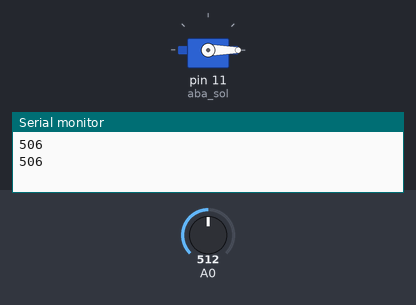
The sketch below on a simulated Arduino Uno, built with avr-gcc and run on an emulated ATmega328P. Parts: servo, the last lines printed to the serial monitor. The inputs (shaded band) are chosen by the test bench; at power-on: A0 = 512.

Above: at 3.8 s.
3.9 s: A0 set to 663
7.8 s: A0 set to 687
At 9.6 s:
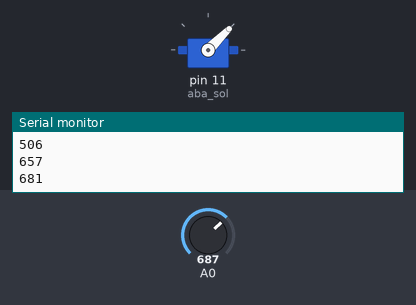
11.7 s: A0 set to 511
At 13.1 s:
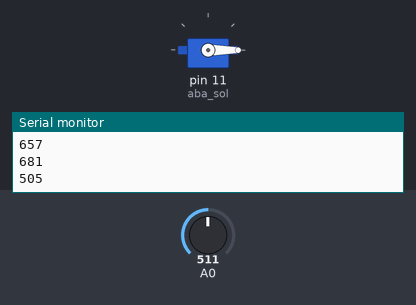
15.6 s: A0 set to 683
At 18.9 s:
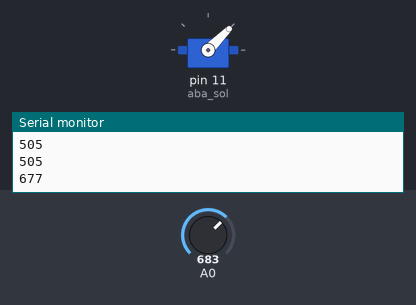
Timing chart, 0 to 20.4 s (numbered marks = the images above; inputs shaded):
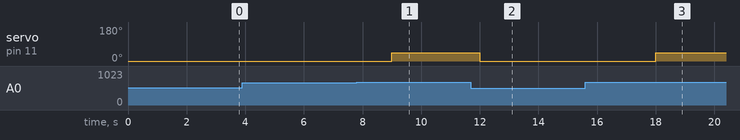

The sketch:

estufatech_v01.ino
```cpp
#include <Servo.h>

int leitura=0;
Servo aba_sol;
void setup()
{
  aba_sol.attach(11, 500, 2500);
  pinMode(A0, INPUT);
  Serial.begin(9600);
}

void loop()
{
  leitura = (analogRead(A0)-6);
  Serial.println(leitura);
  if(leitura>=673){
    aba_sol.write(45);
  }else{
    aba_sol.write(0);
  }
  delay(3000);
}
```

Measured:
- the behaviour switches between 678 and 679 on A0 (found by bisection; images 0 and 1)
- after the input at 7.8 s, servo on pin 11 (aba_sol): 0° → 45° after 1.2 s
- after the input at 11.7 s, servo on pin 11 (aba_sol): 45° → 0° after 0.30 s
- after the input at 15.6 s, servo on pin 11 (aba_sol): 0° → 45° after 2.4 s
